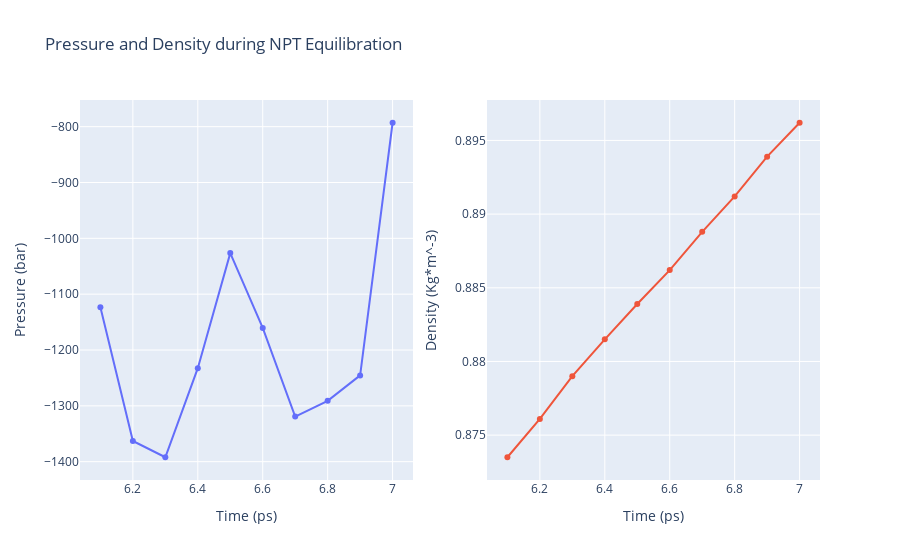

Notebook cell for this chart:
### Code cell
# Read pressure and density data from file 
with open(output_dat_npt_path,'r') as pd_file:
    x,y,z = map(
        list,
        zip(*[
            (float(line.split()[0]),float(line.split()[1]),float(line.split()[2]))
            for line in pd_file 
            if not line.startswith(("#","@")) 
        ])
    )

plotly.offline.init_notebook_mode(connected=True)

trace1 = go.Scatter(
    x=x,y=y
)
trace2 = go.Scatter(
    x=x,y=z
)

fig = subplots.make_subplots(rows=1, cols=2, print_grid=False)

fig.append_trace(trace1, 1, 1)
fig.append_trace(trace2, 1, 2)

fig['layout']['xaxis1'].update(title='Time (ps)')
fig['layout']['xaxis2'].update(title='Time (ps)')
fig['layout']['yaxis1'].update(title='Pressure (bar)')
fig['layout']['yaxis2'].update(title='Density (Kg*m^-3)')

fig['layout'].update(title='Pressure and Density during NPT Equilibration')
fig['layout'].update(showlegend=False)

plotly.offline.iplot(fig)

### Figure 1 — Plotly figure (JSON) as saved in the notebook; plotly's stock layout.template omitted (floating-point values rounded to 4 significant figures)
{"data": [{"type": "scatter", "x": [6.1, 6.2, 6.3, 6.4, 6.5, 6.6, 6.7, 6.8, 6.9, 7], "xaxis": "x", "y": [-1124.0, -1363.0, -1392.0, -1233.0, -1026.0, -1160.0, -1319.0, -1291, -1246.0, -793], "yaxis": "y"}, {"type": "scatter", "x": [6.1, 6.2, 6.3, 6.4, 6.5, 6.6, 6.7, 6.8, 6.9, 7], "xaxis": "x2", "y": [0.8735, 0.8761, 0.879, 0.8815, 0.8839, 0.8862, 0.8888, 0.8912, 0.8939, 0.8962], "yaxis": "y2"}], "layout": {"showlegend": false, "title": {"text": "Pressure and Density during NPT Equilibration"}, "xaxis": {"anchor": "y", "domain": [0, 0.45], "title": {"text": "Time (ps)"}}, "xaxis2": {"anchor": "y2", "domain": [0.55, 1], "title": {"text": "Time (ps)"}}, "yaxis": {"anchor": "x", "domain": [0, 1], "title": {"text": "Pressure (bar)"}}, "yaxis2": {"anchor": "x2", "domain": [0, 1], "title": {"text": "Density (Kg*m^-3)"}}}}
